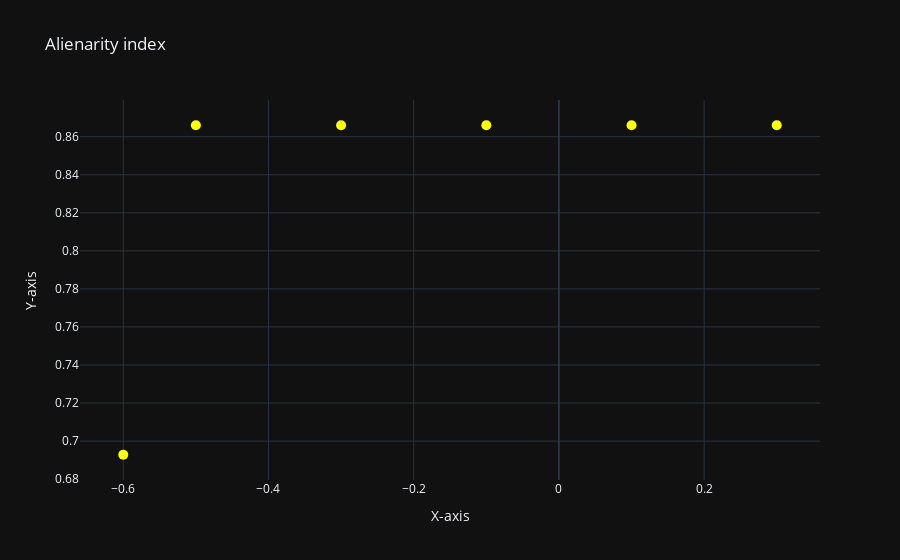

Notebook cell for this chart:
### Markdown cell above
Interesting... What about the `AI` of the second article? Let's find out...

### Code cell
nlx.papers[doi2].create_plotly_object_from('fig0')

### Figure 1 — Plotly figure (JSON) as saved in the notebook; plotly's stock layout.template omitted (floating-point values rounded to 4 significant figures)
{"data": [{"hovertemplate": "X-axis=%{x}<br>Y-axis=%{y}<extra></extra>", "legendgroup": "", "marker": {"color": "yellow", "opacity": 1, "size": 10, "symbol": "circle"}, "mode": "markers", "name": "", "orientation": "v", "showlegend": false, "type": "scatter", "x": [0.3, 0.1, -0.1, -0.3, -0.5, -0.6], "xaxis": "x", "y": [0.866, 0.866, 0.866, 0.866, 0.866, 0.6928], "yaxis": "y"}], "layout": {"autosize": true, "legend": {"tracegroupgap": 0}, "title": {"text": "Alienarity index"}, "xaxis": {"anchor": "y", "autorange": true, "domain": [0, 1], "range": [-0.6568, 0.3568], "title": {"text": "X-axis"}, "type": "linear"}, "yaxis": {"anchor": "x", "autorange": true, "domain": [0, 1], "range": [0.6752, 0.8837], "title": {"text": "Y-axis"}, "type": "linear"}}}
